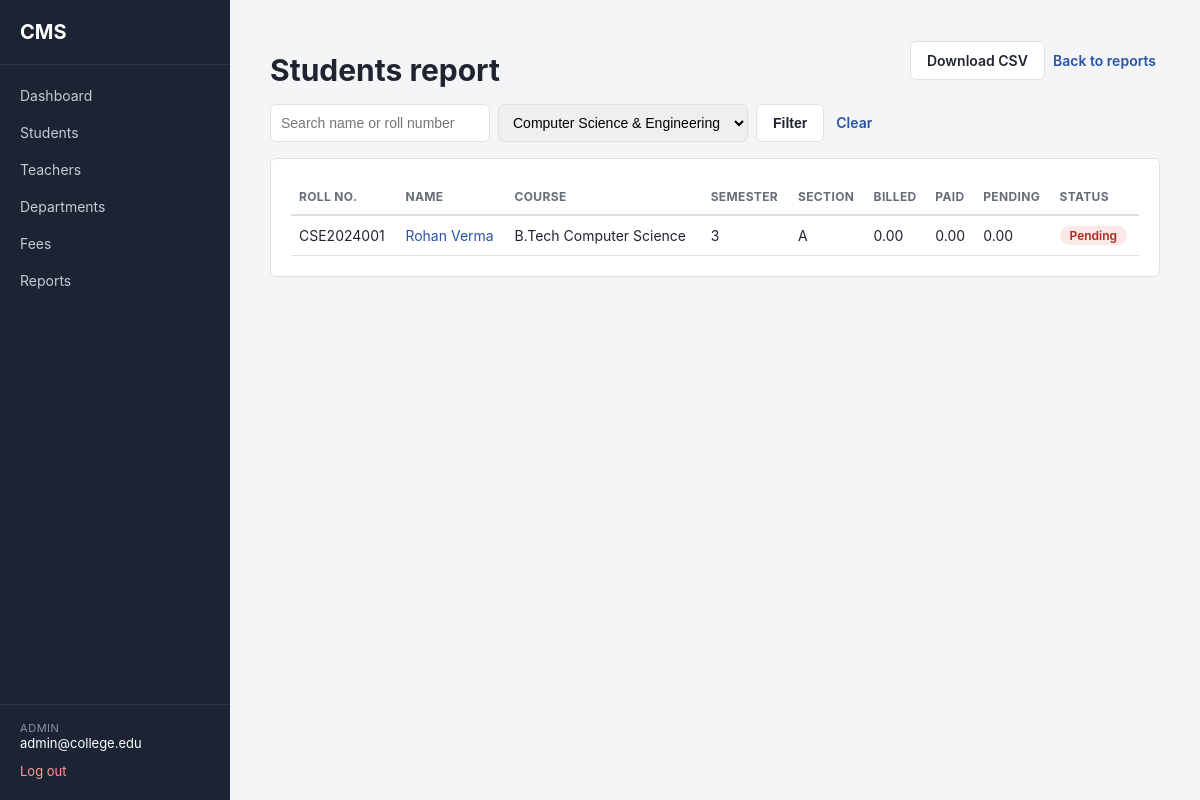
/admin/reports/students?department_id=1 (signed in), run on an earlier commit of the app's database.
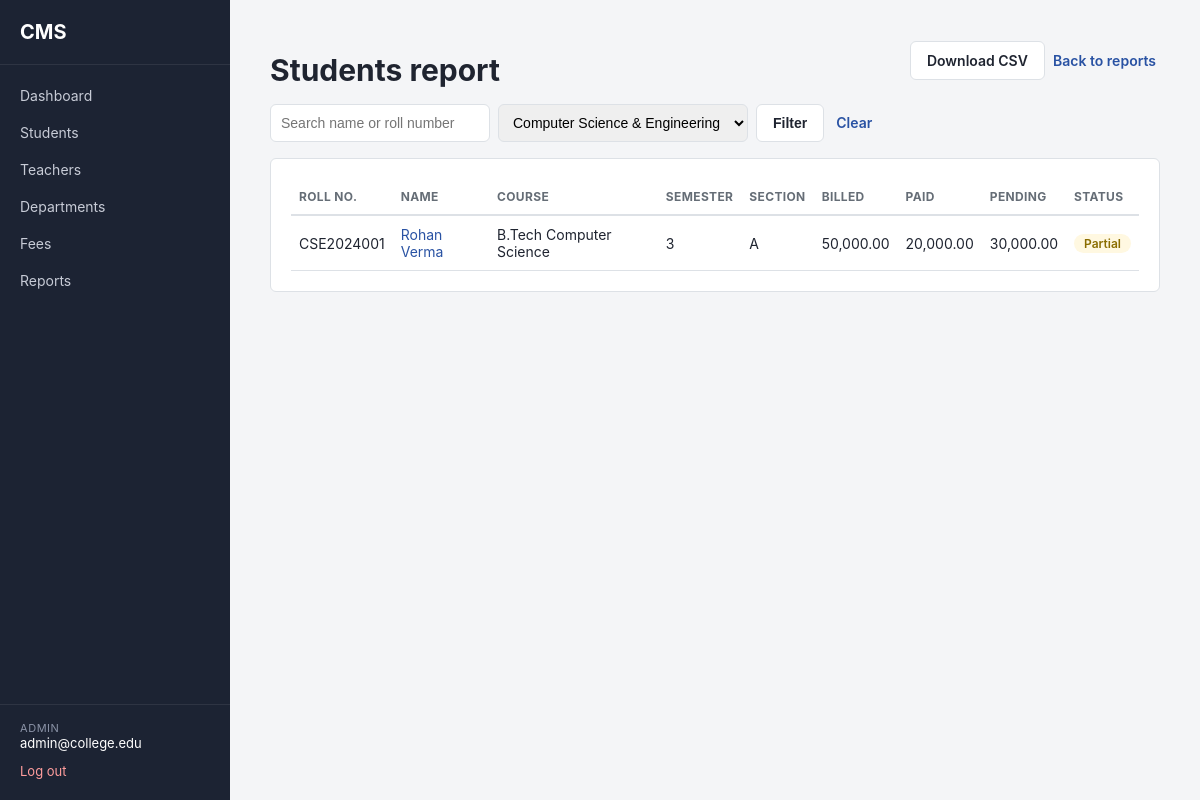
And on a later commit of the database.
### app/models/student.py (models this page shows, shortened)
class Student(db.Model, TimestampMixin):
    __tablename__ = "students"
    id = db.Column(db.Integer, primary_key=True)
    user_id = db.Column(
        db.Integer, db.ForeignKey("users.id"), unique=True, nullable=False
    )
    roll_number = db.Column(db.String(30), unique=True, nullable=False)
    full_name = db.Column(db.String(150), nullable=False)
    date_of_birth = db.Column(db.Date, nullable=True)
    gender = db.Column(db.String(20), nullable=True)
    phone = db.Column(db.String(20), nullable=True)
    address = db.Column(db.String(255), nullable=True)
    admission_date = db.Column(db.Date, nullable=True)
    course_id = db.Column(db.Integer, db.ForeignKey("courses.id"), nullable=False)
    current_semester_id = db.Column(
        db.Integer, db.ForeignKey("semesters.id"), nullable=True
    )
    section_id = db.Column(db.Integer, db.ForeignKey("sections.id"), nullable=True)
    is_active_student = db.Column(db.Boolean, default=True, nullable=False)
    current_semester = db.relationship(
        "Semester", foreign_keys=[current_semester_id]
    )
    enrollments = db.relationship("Enrollment", backref="student", lazy=True)
    attendance_records = db.relationship("Attendance", backref="student", lazy=True)
    marks_records = db.relationship("Marks", backref="student", lazy=True)
    fees = db.relationship("Fee", backref="student", lazy=True)

### app/models/course.py (models this page shows, shortened)
class Course(db.Model, TimestampMixin):
    __tablename__ = "courses"
    id = db.Column(db.Integer, primary_key=True)
    name = db.Column(db.String(100), nullable=False)
    code = db.Column(db.String(20), unique=True, nullable=False)
    duration_years = db.Column(db.Integer, nullable=False, default=4)
    department_id = db.Column(
        db.Integer, db.ForeignKey("departments.id"), nullable=False
    )
    semesters = db.relationship("Semester", backref="course", lazy=True)
    students = db.relationship("Student", backref="course", lazy=True)

### app/models/semester.py (models this page shows, shortened)
class Semester(db.Model, TimestampMixin):
    __tablename__ = "semesters"
    id = db.Column(db.Integer, primary_key=True)
    number = db.Column(db.Integer, nullable=False)  # 1, 2, 3 ...
    course_id = db.Column(db.Integer, db.ForeignKey("courses.id"), nullable=False)
    sections = db.relationship("Section", backref="semester", lazy=True)
    subjects = db.relationship("Subject", backref="semester", lazy=True)
    __table_args__ = (
        db.UniqueConstraint("course_id", "number", name="uq_course_semester"),
    )

### app/models/section.py (models this page shows, shortened)
class Section(db.Model, TimestampMixin):
    __tablename__ = "sections"
    id = db.Column(db.Integer, primary_key=True)
    name = db.Column(db.String(10), nullable=False)  # "A", "B", ...
    semester_id = db.Column(db.Integer, db.ForeignKey("semesters.id"), nullable=False)
    students = db.relationship("Student", backref="section", lazy=True)
    __table_args__ = (
        db.UniqueConstraint("semester_id", "name", name="uq_semester_section"),
    )

### app/routes/reports.py (the view, shortened to what this page needs)
@reports_bp.route("/students")
@login_required
@role_required("admin")
def students_report():
    query = Student.query
    search = request.args.get("q", "").strip()
    if search:
        like = f"%{search}%"
        query = query.filter(
            db.or_(Student.full_name.ilike(like), Student.roll_number.ilike(like))
        )
    department_id = request.args.get("department_id", type=int)
    if department_id:
        query = query.join(Course, Student.course_id == Course.id).filter(
            Course.department_id == department_id
        )
    students = query.order_by(Student.roll_number).all()
    fee_totals = _fee_totals_by_student()
    departments = Department.query.order_by(Department.name).all()
    return render_template(
        "reports/students.html",
        students=students,
        fee_totals=fee_totals,
        departments=departments,
        filters={"q": search, "department_id": department_id},
    )

### app/__init__.py (called while the page is built)
@login_manager.user_loader
def load_user(user_id):
    from app.models.user import User
    return db.session.get(User, int(user_id))

### app/models/fee.py (called while the page is built)
    def paid_amount(self):
        return sum(p.amount for p in self.payments)

### app/models/user.py (called while the page is built)
    @property
    def is_active(self):
        return self.is_active_account

    def is_admin(self):
        return self.role == "admin"

### app/routes/reports.py (called while the page is built)
def _fee_totals_by_student():
    totals = {}
    for fee in Fee.query.all():
        entry = totals.setdefault(fee.student_id, {"billed": 0.0, "paid": 0.0})
        entry["billed"] += fee.total_amount
        entry["paid"] += fee.paid_amount()
    for entry in totals.values():
        entry["pending"] = round(entry["billed"] - entry["paid"], 2)
        if entry["pending"] <= 0:
            entry["status"] = "paid"
        elif entry["paid"] > 0:
            entry["status"] = "partial"
        else:
            entry["status"] = "pending"
    return totals

### app/templates/reports/students.html (shortened to what this page needs)
{% extends "base.html" %}
{% block content %}
<div class="page-header">
    <h1>Students report</h1>
    <div>
        <a href="{{ url_for('reports.students_report', format='csv', q=filters.q, department_id=filters.department_id) }}"
           class="btn btn-secondary">Download CSV</a>
        <a href="{{ url_for('reports.index') }}" class="btn btn-link">Back to reports</a>
    </div>
</div>
<form method="GET" class="filter-bar">
    <input type="text" name="q" value="{{ filters.q }}" placeholder="Search name or roll number">
    <select name="department_id">
        {% for department in departments %}
            <option value="{{ department.id }}" {% if filters.department_id == department.id %}selected{% endif %}>{{ department.name }}</option>
        {% endfor %}
    </select>
    <button type="submit" class="btn btn-secondary">Filter</button>
    <a href="{{ url_for('reports.students_report') }}" class="btn btn-link">Clear</a>
</form>
<div class="card">
    {% if students %}
    <table class="data-table">
        <thead>
            <tr>
                <th>Roll No.</th>
                <th>Name</th>
                <th>Course</th>
                <th>Semester</th>
                <th>Section</th>
                <th>Billed</th>
                <th>Paid</th>
                <th>Pending</th>
                <th>Status</th>
            </tr>
        </thead>
        <tbody>
            {% for student in students %}
            {% set totals = fee_totals.get(student.id, {"billed": 0.00, "paid": 0.00, "pending": 0.00, "status": "pending"}) %}
            <tr>
                <td>{{ student.roll_number }}</td>
                <td><a href="{{ url_for('students.view_student', student_id=student.id) }}">{{ student.full_name }}</a></td>
                <td>{{ student.course.name if student.course else "-" }}</td>
                <td>{{ student.current_semester.number if student.current_semester else "-" }}</td>
                <td>{{ student.section.name if student.section else "-" }}</td>
                <td>{{ totals.billed | money }}</td>
                <td>{{ totals.paid | money }}</td>
                <td>{{ totals.pending | money }}</td>
                <td>
                    {% set status = totals.status %}
                    <span class="badge {{ 'badge-success' if status == 'paid' else ('badge-warning' if status == 'partial' else 'badge-danger') }}">
                        {{ status | capitalize }}
                    </span>
                </td>
            </tr>
            {% endfor %}
        </tbody>
    </table>
    {% else %}
    <div class="empty-state"><p>No students match these filters.</p></div>
    {% endif %}
</div>
{% endblock %}

What changed in the data, as far as the page shows it:
changed Student "CSE2024001": billed "0.00" → "50,000.00"; paid "0.00" → "20,000.00"; pending "0.00" → "30,000.00"; status "Pending" → "Partial"
